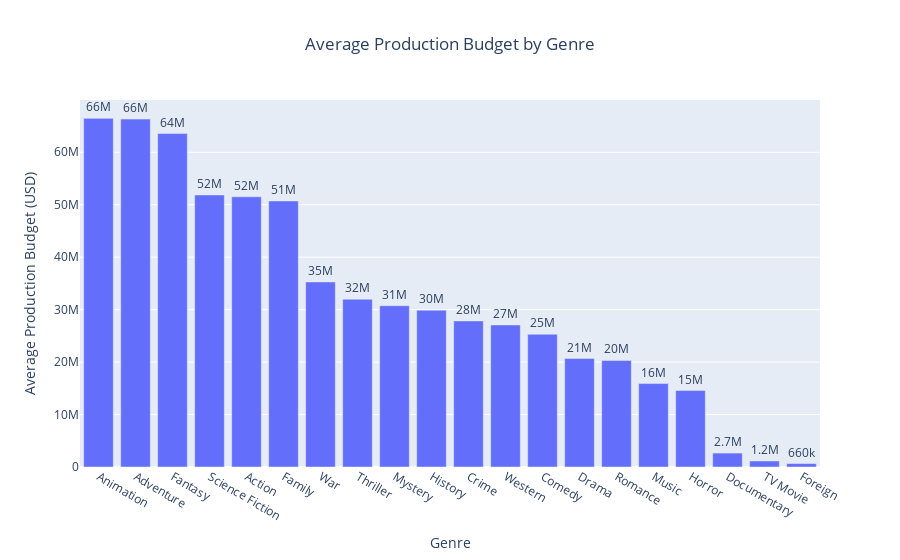

Write notebook code for a chart like this one.
### Markdown cell above
Plot (Plotly)

### Code cell
fig = px.bar(
    sorted_budget_by_genre,
    x='genre_name',
    y='rt_production_budget',
    title='Average Production Budget by Genre',
    labels={'genre_name': 'Genre', 'rt_production_budget': 'Production Budget (USD)'},
    text='rt_production_budget'
)
fig.update_traces(texttemplate='%{text:.2s}', textposition='outside')
fig.update_layout(xaxis_title='Genre', yaxis_title='Average Production Budget (USD)', title_x=0.5)
fig.show()

### Figure 1 — Plotly figure (JSON) as saved in the notebook; plotly's stock layout.template omitted (floating-point values rounded to 4 significant figures)
{"data": [{"alignmentgroup": "True", "hovertemplate": "Genre=%{x}<br>Production Budget (USD)=%{text}<extra></extra>", "legendgroup": "", "marker": {"color": "#636efa", "pattern": {"shape": ""}}, "name": "", "offsetgroup": "", "orientation": "v", "showlegend": false, "text": [66470000.0, 66330000.0, 63560000.0, 51870000.0, 51510000.0, 50720000.0, 35280000.0, 31970000.0, 30740000.0, 29900000.0, 27850000.0, 27080000.0, 25310000.0, 20680000.0, 20310000.0, 15910000.0, 14570000.0, 2653000.0, 1150000, 658100.0], "textposition": "outside", "texttemplate": "%{text:.2s}", "type": "bar", "x": ["Animation", "Adventure", "Fantasy", "Science Fiction", "Action", "Family", "War", "Thriller", "Mystery", "History", "Crime", "Western", "Comedy", "Drama", "Romance", "Music", "Horror", "Documentary", "TV Movie", "Foreign"], "xaxis": "x", "y": [66470000.0, 66330000.0, 63560000.0, 51870000.0, 51510000.0, 50720000.0, 35280000.0, 31970000.0, 30740000.0, 29900000.0, 27850000.0, 27080000.0, 25310000.0, 20680000.0, 20310000.0, 15910000.0, 14570000.0, 2653000.0, 1150000, 658100.0], "yaxis": "y"}], "layout": {"barmode": "relative", "legend": {"tracegroupgap": 0}, "title": {"text": "Average Production Budget by Genre", "x": 0.5}, "xaxis": {"anchor": "y", "domain": [0, 1], "title": {"text": "Genre"}}, "yaxis": {"anchor": "x", "domain": [0, 1], "title": {"text": "Average Production Budget (USD)"}}}}
